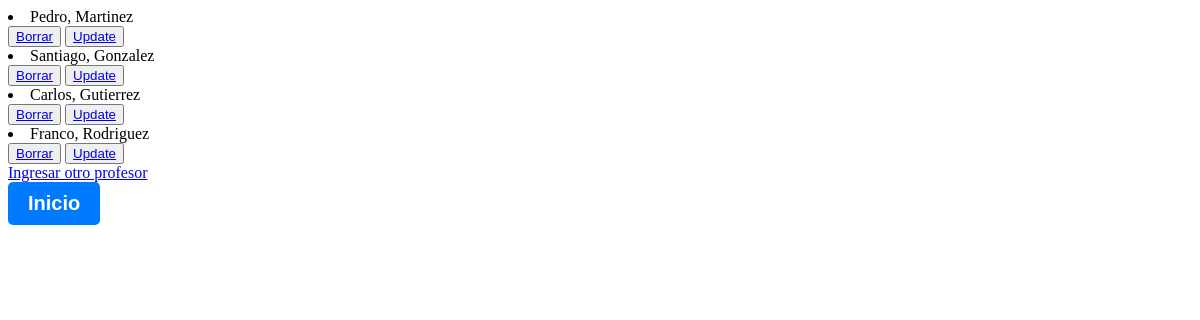
Screenshot of /PrimerApp/LecturaProf/ with the database file from the repository.
### PrimerApp/models.py (models this page shows)
class Profesor(models.Model):
    nombre = models.CharField(max_length=100)
    apellido = models.CharField(max_length=100)
    email = models.EmailField(max_length=100)
    profesion = models.CharField(max_length=100)
    def __str__(self):
        return f"{self.nombre}, {self.apellido}"

### PrimerApp/views.py (the view)
# urls.py: path('LecturaProf/', views.leerProf, name="Profesores"),
def leerProf(request):
    profesores = Profesor.objects.all()
    contexto = {"profesores": profesores}
    return render(request, "PrimerApp/leerProf.html", contexto)

### PrimerApp/templates/PrimerApp/leerProf.html (shortened to what this page needs)
<!DOCTYPE html>
<html lang="es">
<head>
</head>
<body>
    {% for profesor in profesores %}
        <li>{{profesor}}</li>
        <button class="btn btn-danger"><a class="text-bg-dark" href="{% url 'Borrar Profesor' profesor.nombre %}">Borrar</a></button>
        <button class="btn btn-danger"><a class="text-bg-dark" href="{% url 'Update Profe' profesor.nombre %}">Update</a></button>
    {% endfor %}
    <br>
    <a class="btn-outline-dark" href="{% url 'Formulario de profesores' %}">Ingresar otro profesor</a>
    <br>
    <button class="btn-custom" onclick="window.location.href='{% url 'Principal' %}'">Inicio</button>
</body>
</html>

### PrimerApp/templates/PrimerApp/leerProf.html (style rules this page uses)
.btn-custom { background-color: #007bff; color: white; border: none; padding: 10px 20px; text-align: center; text-decoration: none; display: inline-block; font-size: 20px; font-family: 'Arial', sans-serif; font-weight: bold; border-radius: 5px; cursor: pointer; transition: background-color 0.3s; }

### rows the page displays
Profesor: nombre+apellido "Pedro, Martinez"
Profesor: nombre+apellido "Santiago, Gonzalez"
Profesor: nombre+apellido "Carlos, Gutierrez"
Profesor: nombre+apellido "Franco, Rodriguez"
